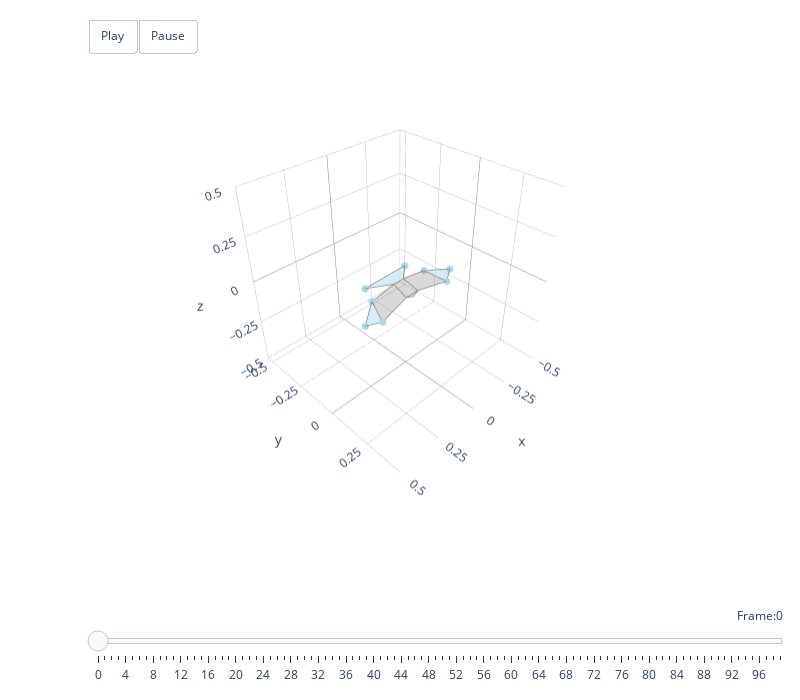

Notebook code cell kept with this figure:
### Code cell
hawk3d = Hawk3D("../data/mean_hawk_shape.csv")

scaling_factors = np.array([1.5, 1.5, 1.5])
hawk3d.set_fixed_marker_scaling(scaling_factors)

hawk3d.apply_fixed_marker_scaling()

animate_plotly(hawk3d, fake_keypoints)

### Figure 1 — Plotly figure (JSON) as saved in the notebook; plotly's stock layout.template omitted (floating-point values rounded to 4 significant figures)
{"data": [{"color": "lightblue", "hoverinfo": "none", "opacity": 0.5, "type": "mesh3d", "x": [-0.2852, -0.2084, -0.1652], "y": [0.0297, 0.07621, -0.03858], "z": [-0.02679, -0.0412, -0.01036]}, {"hoverinfo": "none", "line": {"color": "grey", "width": 1.5}, "mode": "lines", "name": "", "type": "scatter3d", "x": [-0.2852, -0.2084, -0.1652, -0.2852], "y": [0.0297, 0.07621, -0.03858, 0.0297], "z": [-0.02679, -0.0412, -0.01036, -0.02679]}, {"color": "lightblue", "hoverinfo": "none", "opacity": 0.5, "type": "mesh3d", "x": [0.2891, 0.2322, 0.1816], "y": [0.02364, 0.07904, -0.04598], "z": [-0.06816, -0.04517, -0.02411]}, {"hoverinfo": "none", "line": {"color": "grey", "width": 1.5}, "mode": "lines", "name": "", "type": "scatter3d", "x": [0.2891, 0.2322, 0.1816, 0.2891], "y": [0.02364, 0.07904, -0.04598, 0.02364], "z": [-0.06816, -0.04517, -0.02411, -0.06816]}, {"color": "grey", "hoverinfo": "none", "opacity": 0.3, "type": "mesh3d", "x": [-0.2084, -0.1652, -0.03333, -0.04], "y": [0.07621, -0.03858, -0.05333, 0.04], "z": [-0.0412, -0.01036, -0.003333, -0.03]}, {"hoverinfo": "none", "line": {"color": "grey", "width": 1.5}, "mode": "lines", "name": "", "type": "scatter3d", "x": [-0.2084, -0.1652, -0.03333, -0.04, -0.2084], "y": [0.07621, -0.03858, -0.05333, 0.04, 0.07621], "z": [-0.0412, -0.01036, -0.003333, -0.03, -0.0412]}, {"color": "grey", "hoverinfo": "none", "opacity": 0.3, "type": "mesh3d", "x": [0.2322, 0.1816, 0.03333, 0.04], "y": [0.07904, -0.04598, -0.05333, 0.04], "z": [-0.04517, -0.02411, -0.003333, -0.03]}, {"hoverinfo": "none", "line": {"color": "grey", "width": 1.5}, "mode": "lines", "name": "", "type": "scatter3d", "x": [0.2322, 0.1816, 0.03333, 0.04, 0.2322], "y": [0.07904, -0.04598, -0.05333, 0.04, 0.07904], "z": [-0.04517, -0.02411, -0.003333, -0.03, -0.04517]}, {"color": "grey", "hoverinfo": "none", "opacity": 0.3, "type": "mesh3d", "x": [0.04, -0.04, -0.03333, 0.03333], "y": [0.04, 0.04, -0.05333, -0.05333], "z": [-0.03, -0.03, -0.003333, -0.003333]}, {"hoverinfo": "none", "line": {"color": "grey", "width": 1.5}, "mode": "lines", "name": "", "type": "scatter3d", "x": [0.04, -0.04, -0.03333, 0.03333, 0.04], "y": [0.04, 0.04, -0.05333, -0.05333, 0.04], "z": [-0.03, -0.03, -0.003333, -0.003333, -0.03]}, {"color": "grey", "hoverinfo": "none", "opacity": 0.3, "type": "mesh3d", "x": [0.04, 2.495e-05, -0.04], "y": [0.04, 0.047, 0.04], "z": [-0.03, -0.04113, -0.03]}, {"hoverinfo": "none", "line": {"color": "grey", "width": 1.5}, "mode": "lines", "name": "", "type": "scatter3d", "x": [0.04, 2.495e-05, -0.04, 0.04], "y": [0.04, 0.047, 0.04, 0.04], "z": [-0.03, -0.04113, -0.03, -0.03]}, {"color": "lightblue", "hoverinfo": "none", "opacity": 0.5, "type": "mesh3d", "x": [0.1279, -0.1269, -0.03333, 0.03333], "y": [-0.1543, -0.1355, -0.05333, -0.05333], "z": [-0.03234, -0.008702, -0.003333, -0.003333]}, {"hoverinfo": "none", "line": {"color": "grey", "width": 1.5}, "mode": "lines", "name": "", "type": "scatter3d", "x": [0.1279, -0.1269, -0.03333, 0.03333, 0.1279], "y": [-0.1543, -0.1355, -0.05333, -0.05333, -0.1543], "z": [-0.03234, -0.008702, -0.003333, -0.003333, -0.03234]}, {"hoverinfo": "none", "marker": {"color": "lightblue", "opacity": 1, "size": 2.5}, "mode": "markers", "type": "scatter3d", "x": [-0.2852, 0.2891, -0.2084, 0.2322, -0.1652, 0.1816, -0.1269, 0.1279], "y": [0.0297, 0.02364, 0.07621, 0.07904, -0.03858, -0.04598, -0.1355, -0.1543], "z": [-0.02679, -0.06816, -0.0412, -0.04517, -0.01036, -0.02411, -0.008702, -0.03234]}], "layout": {"height": 700, "margin": {"b": 10, "l": 10, "r": 10, "t": 10}, "scene": {"aspectmode": "cube", "aspectratio": {"x": 1, "y": 1, "z": 1}, "camera": {"eye": {"x": 1.5, "y": 1.5, "z": 1.5}, "up": {"x": 0, "y": 0, "z": 1}}, "domain": {"x": [0, 1], "y": [0.1, 1]}, "xaxis": {"backgroundcolor": "white", "dtick": 0.25, "gridcolor": "grey", "gridwidth": 0.5, "range": [-0.5, 0.5], "showbackground": true, "zerolinecolor": "grey"}, "yaxis": {"backgroundcolor": "white", "dtick": 0.25, "gridcolor": "grey", "gridwidth": 0.5, "range": [-0.5427, 0.4573], "showbackground": true, "zerolinecolor": "grey"}, "zaxis": {"backgroundcolor": "white", "dtick": 0.25, "gridcolor": "grey", "gridwidth": 0.5, "range": [-0.5, 0.5], "showbackground": true, "zerolinecolor": "grey"}}, "showlegend": false, "sliders": [{"active": 0, "currentvalue": {"font": {"size": 12}, "prefix": "Frame:", "visible": true, "xanchor": "right"}, "len": 0.9, "pad": {"b": 10, "t": 50}, "steps": [{"args": [[0], {"frame": {"duration": 300, "redraw": true}, "mode": "immediate", "transition": {"duration": 300}}], "label": "0", "method": "animate"}, {"args": [[1], {"frame": {"duration": 300, "redraw": true}, "mode": "immediate", "transition": {"duration": 300}}], "label": "1", "method": "animate"}, {"args": [[2], {"frame": {"duration": 300, "redraw": true}, "mode": "immediate", "transition": {"duration": 300}}], "label": "2", "method": "animate"}, {"args": [[3], {"frame": {"duration": 300, "redraw": true}, "mode": "immediate", "transition": {"duration": 300}}], "label": "3", "method": "animate"}, {"args": [[4], {"frame": {"duration": 300, "redraw": true}, "mode": "immediate", "transition": {"duration": 300}}], "label": "4", "method": "animate"}, {"args": [[5], {"frame": {"duration": 300, "redraw": true}, "mode": "immediate", "transition": {"duration": 300}}], "label": "5", "method": "animate"}, {"args": [[6], {"frame": {"duration": 300, "redraw": true}, "mode": "immediate", "transition": {"duration": 300}}], "label": "6", "method": "animate"}, {"args": [[7], {"frame": {"duration": 300, "redraw": true}, "mode": "immediate", "transition": {"duration": 300}}], "label": "7", "method": "animate"}, {"args": [[8], {"frame": {"duration": 300, "redraw": true}, "mode": "immediate", "transition": {"duration": 300}}], "label": "8", "method": "animate"}, {"args": [[9], {"frame": {"duration": 300, "redraw": true}, "mode": "immediate", "transition": {"duration": 300}}], "label": "9", "method": "animate"}, {"args": [[10], {"frame": {"duration": 300, "redraw": true}, "mode": "immediate", "transition": {"duration": 300}}], "label": "10", "method": "animate"}, {"args": [[11], {"frame": {"duration": 300, "redraw": true}, "mode": "immediate", "transition": {"duration": 300}}], "label": "11", "method": "animate"}, {"args": [[12], {"frame": {"duration": 300, "redraw": true}, "mode": "immediate", "transition": {"duration": 300}}], "label": "12", "method": "animate"}, {"args": [[13], {"frame": {"duration": 300, "redraw": true}, "mode": "immediate", "transition": {"duration": 300}}], "label": "13", "method": "animate"}, {"args": [[14], {"frame": {"duration": 300, "redraw": true}, "mode": "immediate", "transition": {"duration": 300}}], "label": "14", "method": "animate"}, {"args": [[15], {"frame": {"duration": 300, "redraw": true}, "mode": "immediate", "transition": {"duration": 300}}], "label": "15", "method": "animate"}, {"args": [[16], {"frame": {"duration": 300, "redraw": true}, "mode": "immediate", "transition": {"duration": 300}}], "label": "16", "method": "animate"}, {"args": [[17], {"frame": {"duration": 300, "redraw": true}, "mode": "immediate", "transition": {"duration": 300}}], "label": "17", "method": "animate"}, {"args": [[18], {"frame": {"duration": 300, "redraw": true}, "mode": "immediate", "transition": {"duration": 300}}], "label": "18", "method": "animate"}, {"args": [[19], {"frame": {"duration": 300, "redraw": true}, "mode": "immediate", "transition": {"duration": 300}}], "label": "19", "method": "animate"}, {"args": [[20], {"frame": {"duration": 300, "redraw": true}, "mode": "immediate", "transition": {"duration": 300}}], "label": "20", "method": "animate"}, {"args": [[21], {"frame": {"duration": 300, "redraw": true}, "mode": "immediate", "transition": {"duration": 300}}], "label": "21", "method": "animate"}, {"args": [[22], {"frame": {"duration": 300, "redraw": true}, "mode": "immediate", "transition": {"duration": 300}}], "label": "22", "method": "animate"}, {"args": [[23], {"frame": {"duration": 300, "redraw": true}, "mode": "immediate", "transition": {"duration": 300}}], "label": "23", "method": "animate"}, {"args": [[24], {"frame": {"duration": 300, "redraw": true}, "mode": "immediate", "transition": {"duration": 300}}], "label": "24", "method": "animate"}, {"args": [[25], {"frame": {"duration": 300, "redraw": true}, "mode": "immediate", "transition": {"duration": 300}}], "label": "25", "method": "animate"}, {"args": [[26], {"frame": {"duration": 300, "redraw": true}, "mode": "immediate", "transition": {"duration": 300}}], "label": "26", "method": "animate"}, {"args": [[27], {"frame": {"duration": 300, "redraw": true}, "mode": "immediate", "transition": {"duration": 300}}], "label": "27", "method": "animate"}, {"args": [[28], {"frame": {"duration": 300, "redraw": true}, "mode": "immediate", "transition": {"duration": 300}}], "label": "28", "method": "animate"}, {"args": [[29], {"frame": {"duration": 300, "redraw": true}, "mode": "immediate", "transition": {"duration": 300}}], "label": "29", "method": "animate"}, {"args": [[30], {"frame": {"duration": 300, "redraw": true}, "mode": "immediate", "transition": {"duration": 300}}], "label": "30", "method": "animate"}, {"args": [[31], {"frame": {"duration": 300, "redraw": true}, "mode": "immediate", "transition": {"duration": 300}}], "label": "31", "method": "animate"}, {"args": [[32], {"frame": {"duration": 300, "redraw": true}, "mode": "immediate", "transition": {"duration": 300}}], "label": "32", "method": "animate"}, {"args": [[33], {"frame": {"duration": 300, "redraw": true}, "mode": "immediate", "transition": {"duration": 300}}], "label": "33", "method": "animate"}, {"args": [[34], {"frame": {"duration": 300, "redraw": true}, "mode": "immediate", "transition": {"duration": 300}}], "label": "34", "method": "animate"}, {"args": [[35], {"frame": {"duration": 300, "redraw": true}, "mode": "immediate", "transition": {"duration": 300}}], "label": "35", "method": "animate"}, {"args": [[36], {"frame": {"duration": 300, "redraw": true}, "mode": "immediate", "transition": {"duration": 300}}], "label": "36", "method": "animate"}, {"args": [[37], {"frame": {"duration": 300, "redraw": true}, "mode": "immediate", "transition": {"duration": 300}}], "label": "37", "method": "animate"}, {"args": [[38], {"frame": {"duration": 300, "redraw": true}, "mode": "immediate", "transition": {"duration": 300}}], "label": "38", "method": "animate"}, {"args": [[39], {"frame": {"duration": 300, "redraw": true}, "mode": "immediate", "transition": {"duration": 300}}], "label": "39", "method": "animate"}, {"args": [[40], {"frame": {"duration": 300, "redraw": true}, "mode": "immediate", "transition": {"duration": 300}}], "label": "40", "method": "animate"}, {"args": [[41], {"frame": {"duration": 300, "redraw": true}, "mode": "immediate", "transition": {"duration": 300}}], "label": "41", "method": "animate"}, {"args": [[42], {"frame": {"duration": 300, "redraw": true}, "mode": "immediate", "transition": {"duration": 300}}], "label": "42", "method": "animate"}, {"args": [[43], {"frame": {"duration": 300, "redraw": true}, "mode": "immediate", "transition": {"duration": 300}}], "label": "43", "method": "animate"}, {"args": [[44], {"frame": {"duration": 300, "redraw": true}, "mode": "immediate", "transition": {"duration": 300}}], "label": "44", "method": "animate"}, {"args": [[45], {"frame": {"duration": 300, "redraw": true}, "mode": "immediate", "transition": {"duration": 300}}], "label": "45", "method": "animate"}, {"args": [[46], {"frame": {"duration": 300, "redraw": true}, "mode": "immediate", "transition": {"duration": 300}}], "label": "46", "method": "animate"}, {"args": [[47], {"frame": {"duration": 300, "redraw": true}, "mode": "immediate", "transition": {"duration": 300}}], "label": "47", "method": "animate"}, {"args": [[48], {"frame": {"duration": 300, "redraw": true}, "mode": "immediate", "transition": {"duration": 300}}], "label": "48", "method": "animate"}, {"args": [[49], {"frame": {"duration": 300, "redraw": true}, "mode": "immediate", "transition": {"duration": 300}}], "label": "49", "method": "animate"}, {"args": [[50], {"frame": {"duration": 300, "redraw": true}, "mode": "immediate", "transition": {"duration": 300}}], "label": "50", "method": "animate"}, {"args": [[51], {"frame": {"duration": 300, "redraw": true}, "mode": "immediate", "transition": {"duration": 300}}], "label": "51", "method": "animate"}, {"args": [[52], {"frame": {"duration": 300, "redraw": true}, "mode": "immediate", "transition": {"duration": 300}}], "label": "52", "method": "animate"}, {"args": [[53], {"frame": {"duration": 300, "redraw": true}, "mode": "immediate", "transition": {"duration": 300}}], "label": "53", "method": "animate"}, {"args": [[54], {"frame": {"duration": 300, "redraw": true}, "mode": "immediate", "transition": {"duration": 300}}], "label": "54", "method": "animate"}, {"args": [[55], {"frame": {"duration": 300, "redraw": true}, "mode": "immediate", "transition": {"duration": 300}}], "label": "55", "method": "animate"}, {"args": [[56], {"frame": {"duration": 300, "redraw": true}, "mode": "immediate", "transition": {"duration": 300}}], "label": "56", "method": "animate"}, {"args": [[57], {"frame": {"duration": 300, "redraw": true}, "mode": "immediate", "transition": {"duration": 300}}], "label": "57", "method": "animate"}, {"args": [[58], {"frame": {"duration": 300, "redraw": true}, "mode": "immediate", "transition": {"duration": 300}}], "label": "58", "method": "animate"}, {"args": [[59], {"frame": {"duration": 300, "redraw": true}, "mode": "immediate", "transition": {"duration": 300}}], "label": "59", "method": "animate"}, {"args": [[60], {"frame": {"duration": 300, "redraw": true}, "mode": "immediate", "transition": {"duration": 300}}], "label": "60", "method": "animate"}, {"args": [[61], {"frame": {"duration": 300, "redraw": true}, "mode": "immediate", "transition": {"duration": 300}}], "label": "61", "method": "animate"}, {"args": [[62], {"frame": {"duration": 300, "redraw": true}, "mode": "immediate", "transition": {"duration": 300}}], "label": "62", "method": "animate"}, {"args": [[63], {"frame": {"duration": 300, "redraw": true}, "mode": "immediate", "transition": {"duration": 300}}], "label": "63", "method": "animate"}, {"args": [[64], {"frame": {"duration": 300, "redraw": true}, "mode": "immediate", "transition": {"duration": 300}}], "label": "64", "method": "animate"}, {"args": [[65], {"frame": {"duration": 300, "redraw": true}, "mode": "immediate", "transition": {"duration": 300}}], "label": "65", "method": "animate"}, {"args": [[66], {"frame": {"duration": 300, "redraw": true}, "mode": "immediate", "transition": {"duration": 300}}], "label": "66", "method": "animate"}, {"args": [[67], {"frame": {"duration": 300, "redraw": true}, "mode": "immediate", "transition": {"duration": 300}}], "label": "67", "method": "animate"}, {"args": [[68], {"frame": {"duration": 300, "redraw": true}, "mode": "immediate", "transition": {"duration": 300}}], "label": "68", "method": "animate"}, {"args": [[69], {"frame": {"duration": 300, "redraw": true}, "mode": "immediate", "transition": {"duration": 300}}], "label": "69", "method": "animate"}, {"args": [[70], {"frame": {"duration": 300, "redraw": true}, "mode": "immediate", "transition": {"duration": 300}}], "label": "70", "method": "animate"}, {"args": [[71], {"frame": {"duration": 300, "redraw": true}, "mode": "immediate", "transition": {"duration": 300}}], "label": "71", "method": "animate"}, {"args": [[72], {"frame": {"duration": 300, "redraw": true}, "mode": "immediate", "transition": {"duration": 300}}], "label": "72", "method": "animate"}, {"args": [[73], {"frame": {"duration": 300, "redraw": true}, "mode": "immediate", "transition": {"duration": 300}}], "label": "73", "method": "animate"}, {"args": [[74], {"frame": {"duration": 300, "redraw": true}, "mode": "immediate", "transition": {"duration": 300}}], "label": "74", "method": "animate"}, {"args": [[75], {"frame": {"duration": 300, "redraw": true}, "mode": "immediate", "transition": {"duration": 300}}], "label": "75", "method": "animate"}, {"args": [[76], {"frame": {"duration": 300, "redraw": true}, "mode": "immediate", "transition": {"duration": 300}}], "label": "76", "method": "animate"}, {"args": [[77], {"frame": {"duration": 300, "redraw": true}, "mode": "immediate", "transition": {"duration": 300}}], "label": "77", "method": "animate"}, {"args": [[78], {"frame": {"duration": 300, "redraw": true}, "mode": "immediate", "transition": {"duration": 300}}], "label": "78", "method": "animate"}, {"args": [[79], {"frame": {"duration": 300, "redraw": true}, "mode": "immediate", "transition": {"duration": 300}}], "label": "79", "method": "animate"}, {"args": [[80], {"frame": {"duration": 300, "redraw": true}, "mode": "immediate", "transition": {"duration": 300}}], "label": "80", "method": "animate"}, {"args": [[81], {"frame": {"duration": 300, "redraw": true}, "mode": "immediate", "transition": {"duration": 300}}], "label": "81", "method": "animate"}, {"args": [[82], {"frame": {"duration": 300, "redraw": true}, "mode": "immediate", "transition": {"duration": 300}}], "label": "82", "method": "animate"}, {"args": [[83], {"frame": {"duration": 300, "redraw": true}, "mode": "immediate", "transition": {"duration": 300}}], "label": "83", "method": "animate"}, {"args": [[84], {"frame": {"duration": 300, "redraw": true}, "mode": "immediate", "transition": {"duration": 300}}], "label": "84", "method": "animate"}, {"args": [[85], {"frame": {"duration": 300, "redraw": true}, "mode": "immediate", "transition": {"duration": 300}}], "label": "85", "method": "animate"}, {"args": [[86], {"frame": {"duration": 300, "redraw": true}, "mode": "immediate", "transition": {"duration": 300}}], "label": "86", "method": "animate"}, {"args": [[87], {"frame": {"duration": 300, "redraw": true}, "mode": "immediate", "transition": {"duration": 300}}], "label": "87", "method": "animate"}, {"args": [[88], {"frame": {"duration": 300, "redraw": true}, "mode": "immediate", "transition": {"duration": 300}}], "label": "88", "method": "animate"}, {"args": [[89], {"frame": {"duration": 300, "redraw": true}, "mode": "immediate", "transition": {"duration": 300}}], "label": "89", "method": "animate"}, {"args": [[90], {"frame": {"duration": 300, "redraw": true}, "mode": "immediate", "transition": {"duration": 300}}], "label": "90", "method": "animate"}, {"args": [[91], {"frame": {"duration": 300, "redraw": true}, "mode": "immediate", "transition": {"duration": 300}}], "label": "91", "method": "animate"}, {"args": [[92], {"frame": {"duration": 300, "redraw": true}, "mode": "immediate", "transition": {"duration": 300}}], "label": "92", "method": "animate"}, {"args": [[93], {"frame": {"duration": 300, "redraw": true}, "mode": "immediate", "transition": {"duration": 300}}], "label": "93", "method": "animate"}, {"args": [[94], {"frame": {"duration": 300, "redraw": true}, "mode": "immediate", "transition": {"duration": 300}}], "label": "94", "method": "animate"}, {"args": [[95], {"frame": {"duration": 300, "redraw": true}, "mode": "immediate", "transition": {"duration": 300}}], "label": "95", "method": "animate"}, {"args": [[96], {"frame": {"duration": 300, "redraw": true}, "mode": "immediate", "transition": {"duration": 300}}], "label": "96", "method": "animate"}, {"args": [[97], {"frame": {"duration": 300, "redraw": true}, "mode": "immediate", "transition": {"duration": 300}}], "label": "97", "method": "animate"}, {"args": [[98], {"frame": {"duration": 300, "redraw": true}, "mode": "immediate", "transition": {"duration": 300}}], "label": "98", "method": "animate"}, {"args": [[99], {"frame": {"duration": 300, "redraw": true}, "mode": "immediate", "transition": {"duration": 300}}], "label": "99", "method": "animate"}], "transition": {"duration": 300, "easing": "cubic-in-out"}, "x": 0.1, "xanchor": "left", "y": 0, "yanchor": "top"}], "updatemenus": [{"buttons": [{"args": [null, {"frame": {"duration": 100, "redraw": true}, "mode": "immediate"}], "label": "Play", "method": "animate"}, {"args": [[null], {"frame": {"duration": 0, "redraw": true}, "mode": "immediate"}], "label": "Pause", "method": "animate"}], "direction": "left", "pad": {"r": 10, "t": 10}, "showactive": false, "type": "buttons", "x": 0.1, "xanchor": "left", "y": 1.1, "yanchor": "top"}], "width": 800}}
